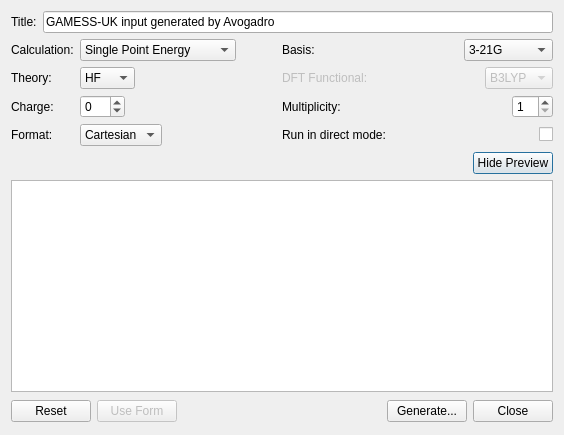
<?xml version="1.0" encoding="UTF-8"?>
<ui version="4.0">
 <class>GAMESSUKInputDialog</class>
 <widget class="QDialog" name="GAMESSUKInputDialog">
  <property name="geometry">
   <rect>
    <x>0</x>
    <y>0</y>
    <width>564</width>
    <height>435</height>
   </rect>
  </property>
  <property name="sizePolicy">
   <sizepolicy hsizetype="Preferred" vsizetype="Preferred">
    <horstretch>0</horstretch>
    <verstretch>0</verstretch>
   </sizepolicy>
  </property>
  <property name="windowTitle">
   <string>GAMESS-UK Input</string>
  </property>
  <layout class="QVBoxLayout" name="verticalLayout_2">
   <item>
    <layout class="QVBoxLayout" name="verticalLayout">
     <item>
      <layout class="QHBoxLayout" name="horizontalLayout_12">
       <item>
        <widget class="QLabel" name="label_7">
         <property name="text">
          <string>Title:</string>
         </property>
         <property name="buddy">
          <cstring>titleLine</cstring>
         </property>
        </widget>
       </item>
       <item>
        <widget class="QLineEdit" name="titleLine">
         <property name="text">
          <string>GAMESS-UK input generated by Avogadro</string>
         </property>
        </widget>
       </item>
      </layout>
     </item>
     <item>
      <layout class="QGridLayout" name="gridLayout">
       <item row="0" column="0">
        <widget class="QLabel" name="label">
         <property name="text">
          <string>Calculation:</string>
         </property>
         <property name="buddy">
          <cstring>calculationCombo</cstring>
         </property>
        </widget>
       </item>
       <item row="0" column="1">
        <layout class="QHBoxLayout" name="horizontalLayout_4">
         <item>
          <widget class="QComboBox" name="calculationCombo">
           <property name="currentIndex">
            <number>0</number>
           </property>
           <item>
            <property name="text">
             <string>Single Point Energy</string>
            </property>
           </item>
           <item>
            <property name="text">
             <string>Geometry Optimization</string>
            </property>
           </item>
           <item>
            <property name="text">
             <string>Transition State Search</string>
            </property>
           </item>
           <item>
            <property name="text">
             <string>Frequencies</string>
            </property>
           </item>
          </widget>
         </item>
         <item>
          <spacer name="horizontalSpacer_3">
           <property name="orientation">
            <enum>Qt::Horizontal</enum>
           </property>
           <property name="sizeHint" stdset="0">
            <size>
             <width>40</width>
             <height>20</height>
            </size>
           </property>
          </spacer>
         </item>
        </layout>
       </item>
       <item row="0" column="2">
        <widget class="QLabel" name="label_4">
         <property name="text">
          <string>Basis:</string>
         </property>
        </widget>
       </item>
       <item row="0" column="3" colspan="2">
        <layout class="QHBoxLayout" name="horizontalLayout">
         <item>
          <spacer name="horizontalSpacer_2">
           <property name="orientation">
            <enum>Qt::Horizontal</enum>
           </property>
           <property name="sizeHint" stdset="0">
            <size>
             <width>40</width>
             <height>20</height>
            </size>
           </property>
          </spacer>
         </item>
         <item>
          <widget class="QComboBox" name="basisCombo">
           <property name="accessibleDescription">
            <string notr="true"/>
           </property>
           <property name="currentIndex">
            <number>1</number>
           </property>
           <item>
            <property name="text">
             <string>STO-3G</string>
            </property>
           </item>
           <item>
            <property name="text">
             <string>3-21G</string>
            </property>
           </item>
           <item>
            <property name="text">
             <string>6-31G(d)</string>
            </property>
           </item>
           <item>
            <property name="text">
             <string>6-31G(d,p)</string>
            </property>
           </item>
           <item>
            <property name="text">
             <string>cc-pVDZ</string>
            </property>
           </item>
           <item>
            <property name="text">
             <string>cc-pVTZ</string>
            </property>
           </item>
          </widget>
         </item>
        </layout>
       </item>
       <item row="1" column="0">
        <widget class="QLabel" name="label_2">
         <property name="text">
          <string>Theory:</string>
         </property>
         <property name="buddy">
          <cstring>theoryCombo</cstring>
         </property>
        </widget>
       </item>
       <item row="1" column="1">
        <layout class="QHBoxLayout" name="horizontalLayout_5">
         <item>
          <widget class="QComboBox" name="theoryCombo">
           <property name="editable">
            <bool>false</bool>
           </property>
           <property name="currentIndex">
            <number>0</number>
           </property>
           <item>
            <property name="text">
             <string>HF</string>
            </property>
           </item>
           <item>
            <property name="text">
             <string>DFT</string>
            </property>
           </item>
           <item>
            <property name="text">
             <string>MP2</string>
            </property>
           </item>
          </widget>
         </item>
         <item>
          <spacer name="horizontalSpacer_4">
           <property name="orientation">
            <enum>Qt::Horizontal</enum>
           </property>
           <property name="sizeHint" stdset="0">
            <size>
             <width>40</width>
             <height>20</height>
            </size>
           </property>
          </spacer>
         </item>
        </layout>
       </item>
       <item row="1" column="2" colspan="2">
        <widget class="QLabel" name="dftFunctionalLabel">
         <property name="enabled">
          <bool>false</bool>
         </property>
         <property name="text">
          <string>DFT Functional:</string>
         </property>
         <property name="buddy">
          <cstring>basisCombo</cstring>
         </property>
        </widget>
       </item>
       <item row="1" column="4">
        <layout class="QHBoxLayout" name="horizontalLayout_6">
         <item>
          <spacer name="horizontalSpacer_5">
           <property name="orientation">
            <enum>Qt::Horizontal</enum>
           </property>
           <property name="sizeHint" stdset="0">
            <size>
             <width>40</width>
             <height>20</height>
            </size>
           </property>
          </spacer>
         </item>
         <item>
          <widget class="QComboBox" name="dftFunctionalCombo">
           <property name="enabled">
            <bool>false</bool>
           </property>
           <property name="currentIndex">
            <number>2</number>
           </property>
           <item>
            <property name="text">
             <string>SVWN</string>
            </property>
           </item>
           <item>
            <property name="text">
             <string>BLYP</string>
            </property>
           </item>
           <item>
            <property name="text">
             <string>B3LYP</string>
            </property>
           </item>
           <item>
            <property name="text">
             <string>B97</string>
            </property>
           </item>
           <item>
            <property name="text">
             <string>HCTH</string>
            </property>
           </item>
           <item>
            <property name="text">
             <string>FT97</string>
            </property>
           </item>
          </widget>
         </item>
        </layout>
       </item>
       <item row="2" column="0">
        <widget class="QLabel" name="label_3">
         <property name="text">
          <string>Charge:</string>
         </property>
         <property name="buddy">
          <cstring>chargeSpin</cstring>
         </property>
        </widget>
       </item>
       <item row="2" column="1">
        <layout class="QHBoxLayout" name="horizontalLayout_7">
         <item>
          <widget class="QSpinBox" name="chargeSpin">
           <property name="minimum">
            <number>-99</number>
           </property>
           <property name="value">
            <number>0</number>
           </property>
          </widget>
         </item>
         <item>
          <spacer name="horizontalSpacer_6">
           <property name="orientation">
            <enum>Qt::Horizontal</enum>
           </property>
           <property name="sizeHint" stdset="0">
            <size>
             <width>40</width>
             <height>20</height>
            </size>
           </property>
          </spacer>
         </item>
        </layout>
       </item>
       <item row="2" column="2">
        <widget class="QLabel" name="label_6">
         <property name="enabled">
          <bool>true</bool>
         </property>
         <property name="text">
          <string>Multiplicity:</string>
         </property>
         <property name="buddy">
          <cstring>multiplicitySpin</cstring>
         </property>
        </widget>
       </item>
       <item row="2" column="3" colspan="2">
        <layout class="QHBoxLayout" name="horizontalLayout_8">
         <item>
          <spacer name="horizontalSpacer_7">
           <property name="orientation">
            <enum>Qt::Horizontal</enum>
           </property>
           <property name="sizeHint" stdset="0">
            <size>
             <width>40</width>
             <height>20</height>
            </size>
           </property>
          </spacer>
         </item>
         <item>
          <widget class="QSpinBox" name="multiplicitySpin">
           <property name="enabled">
            <bool>true</bool>
           </property>
           <property name="minimum">
            <number>1</number>
           </property>
           <property name="value">
            <number>1</number>
           </property>
          </widget>
         </item>
        </layout>
       </item>
       <item row="3" column="0">
        <widget class="QLabel" name="label_11">
         <property name="text">
          <string>Format:</string>
         </property>
        </widget>
       </item>
       <item row="3" column="1">
        <layout class="QHBoxLayout" name="horizontalLayout_9">
         <item>
          <widget class="QComboBox" name="coordCombo">
           <property name="enabled">
            <bool>true</bool>
           </property>
           <property name="currentIndex">
            <number>0</number>
           </property>
           <item>
            <property name="text">
             <string>Cartesian</string>
            </property>
           </item>
           <item>
            <property name="text">
             <string>Z-matrix</string>
            </property>
           </item>
          </widget>
         </item>
         <item>
          <spacer name="horizontalSpacer_8">
           <property name="orientation">
            <enum>Qt::Horizontal</enum>
           </property>
           <property name="sizeHint" stdset="0">
            <size>
             <width>40</width>
             <height>20</height>
            </size>
           </property>
          </spacer>
         </item>
        </layout>
       </item>
       <item row="3" column="3" colspan="2">
        <layout class="QHBoxLayout" name="horizontalLayout_10">
         <item>
          <widget class="QCheckBox" name="directCheckBox">
           <property name="toolTip">
            <string>In direct mode, integrals are not stored on disk, but recalculated as needed.
On modern systems with fast processors and slow disks, direct is often faster.</string>
           </property>
           <property name="layoutDirection">
            <enum>Qt::RightToLeft</enum>
           </property>
           <property name="text">
            <string/>
           </property>
          </widget>
         </item>
        </layout>
       </item>
       <item row="3" column="2">
        <widget class="QLabel" name="label_5">
         <property name="text">
          <string>Run in direct mode:</string>
         </property>
        </widget>
       </item>
      </layout>
     </item>
     <item>
      <layout class="QHBoxLayout" name="horizontalLayout_11">
       <item>
        <spacer name="horizontalSpacer_10">
         <property name="orientation">
          <enum>Qt::Horizontal</enum>
         </property>
         <property name="sizeHint" stdset="0">
          <size>
           <width>40</width>
           <height>20</height>
          </size>
         </property>
        </spacer>
       </item>
       <item>
        <widget class="QPushButton" name="moreButton">
         <property name="sizePolicy">
          <sizepolicy hsizetype="Fixed" vsizetype="Fixed">
           <horstretch>0</horstretch>
           <verstretch>0</verstretch>
          </sizepolicy>
         </property>
         <property name="text">
          <string>Hide Preview</string>
         </property>
        </widget>
       </item>
      </layout>
     </item>
     <item>
      <widget class="QTextEdit" name="previewText">
       <property name="font">
        <font>
         <family>Monospace</family>
        </font>
       </property>
       <property name="acceptRichText">
        <bool>false</bool>
       </property>
      </widget>
     </item>
     <item>
      <layout class="QHBoxLayout" name="horizontalLayout_3">
       <property name="sizeConstraint">
        <enum>QLayout::SetFixedSize</enum>
       </property>
       <item>
        <widget class="QPushButton" name="resetButton">
         <property name="text">
          <string>Reset</string>
         </property>
        </widget>
       </item>
       <item>
        <widget class="QPushButton" name="enableFormButton">
         <property name="enabled">
          <bool>false</bool>
         </property>
         <property name="text">
          <string>Use Form</string>
         </property>
        </widget>
       </item>
       <item>
        <spacer name="horizontalSpacer">
         <property name="orientation">
          <enum>Qt::Horizontal</enum>
         </property>
         <property name="sizeHint" stdset="0">
          <size>
           <width>48</width>
           <height>26</height>
          </size>
         </property>
        </spacer>
       </item>
       <item>
        <widget class="QPushButton" name="generateButton">
         <property name="text">
          <string>Generate...</string>
         </property>
        </widget>
       </item>
       <item>
        <widget class="QPushButton" name="closeButton">
         <property name="text">
          <string>Close</string>
         </property>
        </widget>
       </item>
      </layout>
     </item>
    </layout>
   </item>
  </layout>
 </widget>
 <tabstops>
  <tabstop>titleLine</tabstop>
  <tabstop>previewText</tabstop>
  <tabstop>generateButton</tabstop>
  <tabstop>closeButton</tabstop>
  <tabstop>resetButton</tabstop>
  <tabstop>enableFormButton</tabstop>
 </tabstops>
 <resources/>
 <connections>
  <connection>
   <sender>closeButton</sender>
   <signal>clicked()</signal>
   <receiver>GAMESSUKInputDialog</receiver>
   <slot>close()</slot>
   <hints>
    <hint type="sourcelabel">
     <x>451</x>
     <y>411</y>
    </hint>
    <hint type="destinationlabel">
     <x>258</x>
     <y>243</y>
    </hint>
   </hints>
  </connection>
 </connections>
</ui>
